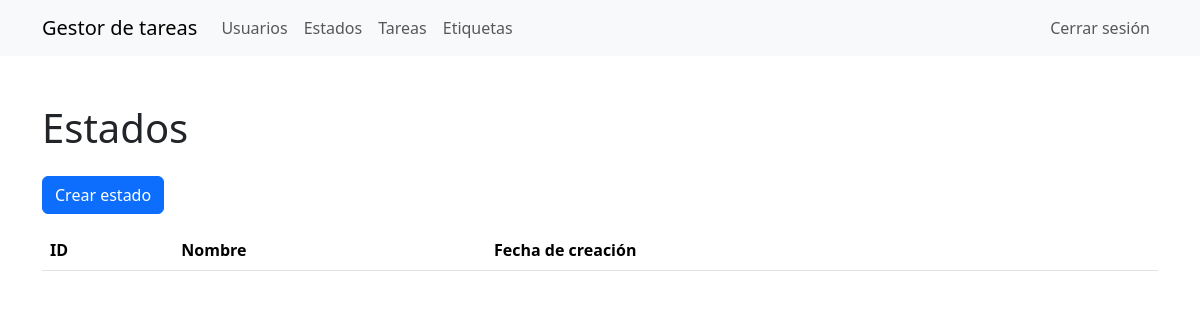
Before: /statuses/ (signed in) with the older database file.
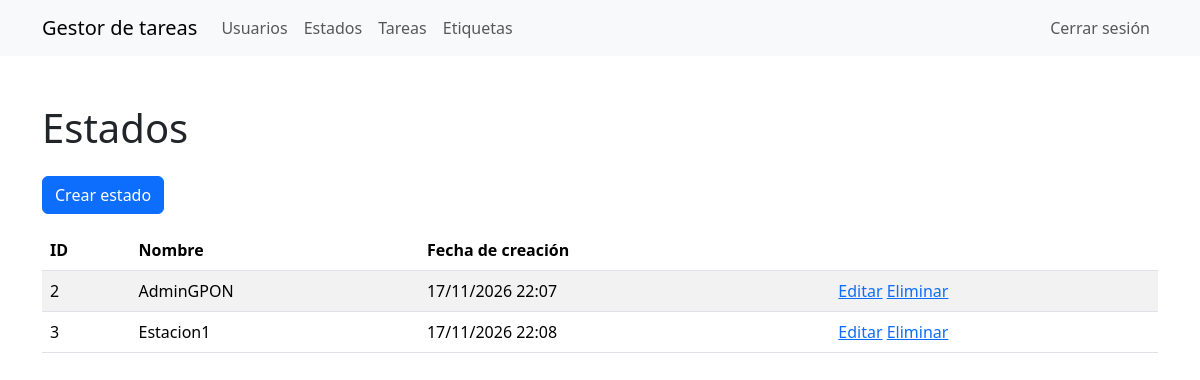
After: the same page with the newer database file.
### task_manager/statuses/models.py (models this page shows, shortened)
class Status(models.Model):
    name = models.CharField(max_length=255, unique=True)
    created_at = models.DateTimeField(auto_now_add=True)

### task_manager/statuses/views.py (the view)
# urls.py: path('', views.StatusListView.as_view(), name='statuses_index'),
class StatusListView(AuthRequiredMixin, ListView):
    model = Status
    template_name = 'statuses/index.html'

### task_manager/templates/statuses/index.html
{% extends "base.html" %}
{% block content %}
  <h1 class="my-4">Estados</h1>
  <a class="btn btn-primary mb-3" href="{% url 'statuses_create' %}">
    Crear estado
  </a>
  <table class="table table-striped">
    <thead>
      <tr>
        <th>ID</th>
        <th>Nombre</th>
        <th>Fecha de creación</th>
        <th></th>
      </tr>
    </thead>
    <tbody>
      {% for status in status_list %}
        <tr>
          <td>{{ status.pk }}</td>
          <td>{{ status.name }}</td>
          <td>{{ status.created_at|date:"d/m/Y H:i" }}</td>
          <td>
            <a href="{% url 'statuses_update' status.pk %}">Editar</a>
            <a href="{% url 'statuses_delete' status.pk %}">Eliminar</a>
          </td>
        </tr>
      {% endfor %}
    </tbody>
  </table>
{% endblock %}

Changed rows visible on the page:
added Status: pk "2", name "AdminGPON", created_at "17/11/2026 22:07"
added Status: pk "3", name "Estacion1", created_at "17/11/2026 22:08"
